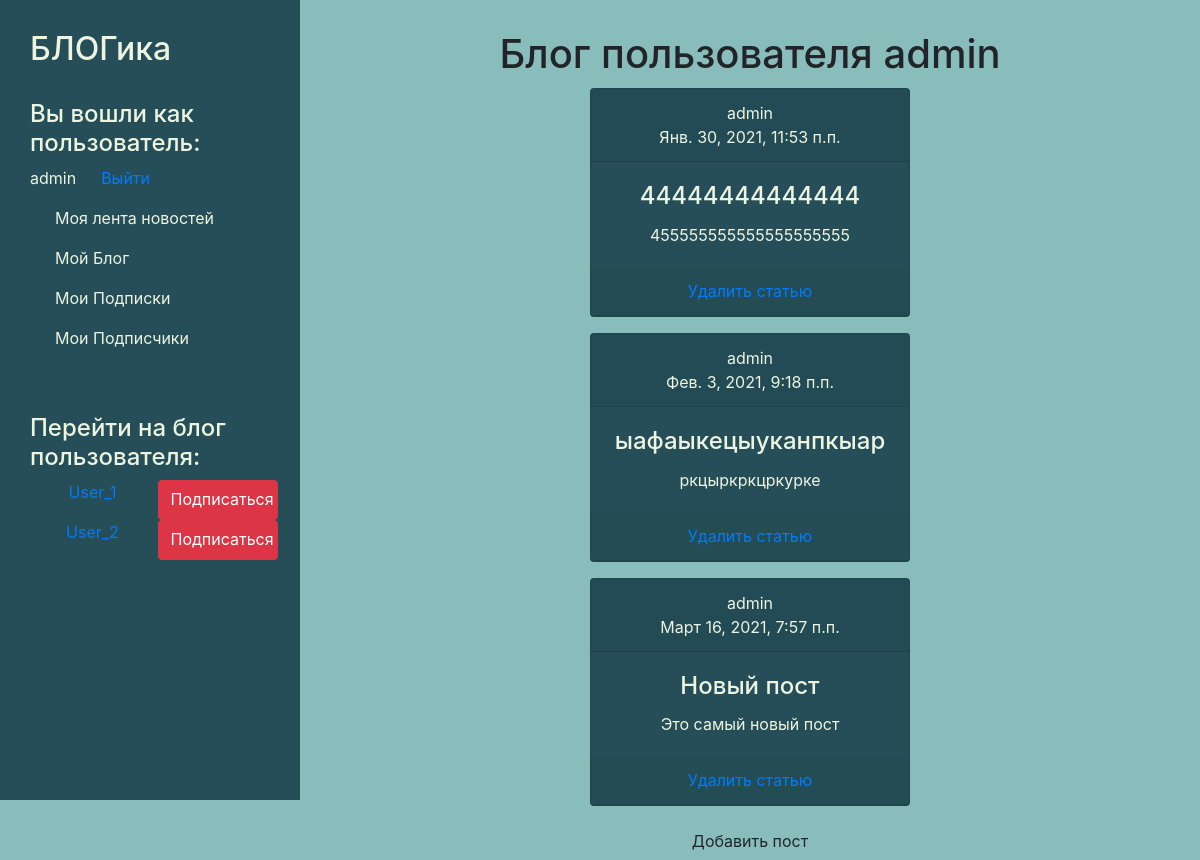
The app's page /blog/admin/ (signed in) with its own data.
### post/models.py (models this page shows, shortened)
class Post(models.Model):
    title = models.CharField(("Заголовок"), max_length=50, default='')
    text = models.TextField(("Запись"), default='')
    datetime = models.DateTimeField(("Дата и время записи"), default=datetime.datetime.now)
    author = models.ForeignKey('auth.User', on_delete=models.CASCADE, default='')
    class Meta:
        verbose_name = 'Запись'
        verbose_name_plural = 'Записи'

### post/views.py (the view)
# urls.py: 2. Add a URL to urlpatterns:  path('blog/', include('blog.urls'))
def blog(request, name):
    posts = Post.objects.filter(author=User.objects.filter(username=name)[0].id)
    sub = Subscribers.objects.filter(profile=request.user.id)
    def create_subscribers_list(subscribers_objects):
        result = []
        for sub in subscribers_objects:
            result.append(sub.subscribe.id)
        return result
    def create_users_list(users_objects):
        result = []
        for user in users_objects:
            result.append(user.id)
        return result
    def find_subscribe_info(subscriber=-1):
        if User.objects.filter(id=subscriber):
                btn_title = 'Отписаться'
                btn_class = 'btn btn-secondary'
        else:
                btn_title = 'Подписаться'
                btn_class = 'btn btn-danger'
        return {'subscribe': subscriber, 'btn_title' : btn_title, 'btn_class' : btn_class}
    sub_info = [find_subscribe_info() for i in range(User.objects.all().count() - 1)]
    for i in range(User.objects.all().count() - 1):
        if create_users_list(User.objects.exclude(username=name))[i] in create_subscribers_list(sub):
            sub_info[i] = find_subscribe_info(create_users_list(User.objects.exclude(username=name))[i])
        else:
            sub_info[i] = find_subscribe_info()
    users = list(User.objects.exclude(username=name).values())
    for index, i in enumerate(users):
        i.update(sub_info[index])
    data = {
        'posts' : posts,
        'name' : name,
        'data': users,
        'subscribers' : sub_info,
        'subscribers_list' : create_subscribers_list(sub),
        'subscribers_profile' : request.user.username,
    }
    return render(request, 'post/blog.html', data)

### main/templates/post/blog.html (shortened to what this page needs)
{% extends 'base.html' %}
{% block content %}
    <h1>Блог пользователя {{name}}</h1>
    {% if posts %}
        {% for el in posts %}
            <div class="my_class card text-white bg-dark mb-3 d-inline-block" style="max-width: 20rem;">
                <div class="card-header">{{el.author}} <br> {{el.datetime}}</div>
                <div class="card-body">
                    <h4 class="card-title">{{el.title}}</h4>
                    <p class="card-text">{{el.text}}</p>
                </div>
                <form method='post'>
                    <div class='card-header'><a href="delete/{{el.id}}">Удалить статью</a></div>
                </form>
            </div>
        {% endfor %}
    {% else %}
        <p> У пользователя нет записей </p>
    {% endif %}
    {% if user.username == name %}
        <a href="{% url 'post' name %}" class='btn'>Добавить пост</a>
    {% endif %}
{% endblock %}

### main/templates/base.html (shortened to what this page needs)
<!DOCTYPE html>
<html lang="en">
{% load static %}
<head>
    <link rel="stylesheet" href='https://stackpath.bootstrapcdn.com/bootstrap/4.5.2/css/bootstrap.min.css'>
    <link rel="stylesheet" href="{% static 'css/base.css' %}">
</head>
<body>
    <aside>
        <h2>БЛОГика</h2>
        <br>
        {% if user.is_authenticated %}
            <h4>Вы вошли как пользователь:</h4>
            <div class='account'>
                <p>{{user.username}}</p>
                <a href="{% url 'logout' %}"> Выйти </a>
            </div>
            <nav>
                <a href="{% url 'newsfeed' user.username %}"><p>Моя лента новостей</p></a>
                <a href="{% url 'blog' user.username %}"><p>Мой Блог</p></a>
                <a href=""><p>Мои Подписки</p></a>
                <a href=""><p>Мои Подписчики</p></a>
            </nav>
        {% else %}
            <a href="{% url 'login' %}"> Войти </a>
        {% endif %}
        <br>
        <br>
        <h4>Перейти на блог пользователя:</h4>
        {% for i in data %}
            {% if user.username %}
                {% if i.username != user.username %}
                    <div class='user_blog'>
                            <a href="{% url 'blog' i.username %}">{{i.username}}</a>
                            {% if subscribers %}
                                {% if i.btn_title == 'Подписаться' %}
                                    <a class= "btn {{i.btn_class}}" href="{% url 'subscribe' i.username %}">{{i.btn_title}}</a>
                                {% elif i.btn_title == 'Отписаться' %}
                                    <a class= "btn {{i.btn_class}}" href="{% url 'unsubscribe' i.username %}">{{i.btn_title}}</a>
                                {% endif %}
                            {% else %}
                                <a class="btn btn-danger" href="{% url 'subscribe' i.username %}">Подписаться</a>
                            {% endif %}
                {% endif %}
            {% else %}
                            <p>{{i.username}}</p>
            {% endif %}
                    </div>
        {% endfor %}
    </aside>
    <main>
        {% block content %}{% endblock%}
    </main>
</body>
</html>

### main/static/css/base.css (style rules this page uses)
body { display: flex; background: #88BDBC ; }
aside { background: #254E58 ; max-width: 300px; padding: 2.5%; height: 100vh; color: #EDF5E1; float: left; }
main { text-align: center; width: 100%; margin-top: 2.5%; }
.account { display: flex; }
.account a { float: right; padding-left: 25px; }
nav { margin-left: 25px; }
nav a { text-decoration: none; color: #EDF5E1; font-size: 16px; }
.my_class { max-width: 30%; margin: 10px auto; display: block!important; background: #254E58!important; color: #EDF5E1!important; }
.user_blog { display: flex; width: 250px; }
.user_blog a { width: 120px; text-align: center; height: 40px; margin: auto; }

### records on screen
Post: author "admin", datetime "Янв. 30, 2021, 11:53 п.п.", title "44444444444444", text "455555555555555555555"
Post: author "admin", datetime "Фев. 3, 2021, 9:18 п.п.", title "ыафаыкецыуканпкыар", text "ркцыркркцркурке"
Post: author "admin", datetime "Март 16, 2021, 7:57 п.п.", title "Новый пост", text "Это самый новый пост"

### other values on screen
{{ user.username }} "admin"
{{ i.username }} "User_1"
{{ i.btn_title }} "Подписаться"
{{ i.username }} "User_2"
{{ name }} "admin"
